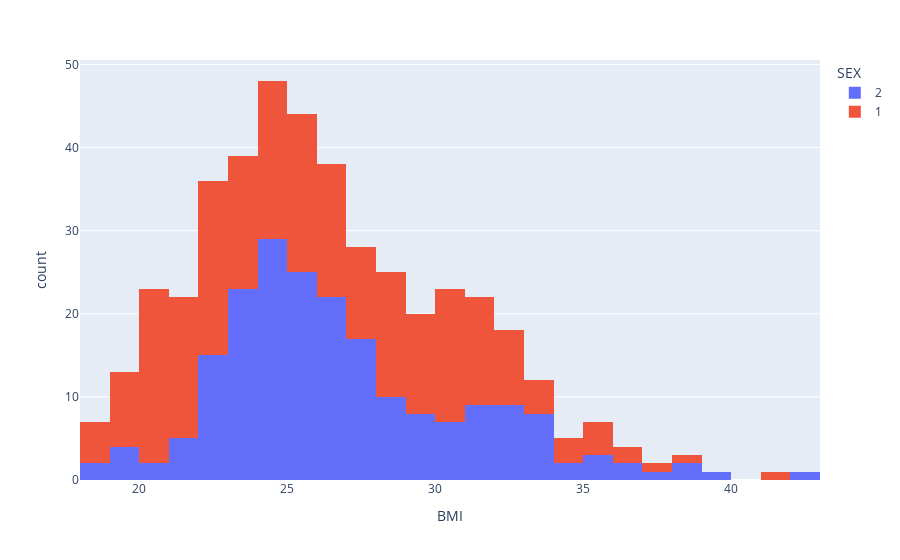

Notebook source saved alongside this figure:
### Markdown cell above
&#9989; **(6 pt):** Create a histogram for BMI distribution and have it seperated by sex. Make sure to include a title.

### Code cell
## put your code here
fig = px.histogram(sas, x="BMI", color = "SEX")
fig.show()

### Figure 1 — Plotly figure (JSON) as saved in the notebook; plotly's stock layout.template omitted (floating-point values rounded to 4 significant figures; data arrays with more than 128 entries replaced by an {"elided": "..."} marker saying what was removed)
{"data": [{"alignmentgroup": "True", "bingroup": "x", "hovertemplate": "SEX=2<br>BMI=%{x}<br>count=%{y}<extra></extra>", "legendgroup": "2", "marker": {"color": "#636efa", "pattern": {"shape": ""}}, "name": "2", "offsetgroup": "2", "orientation": "v", "showlegend": true, "type": "histogram", "x": {"elided": "207 float values"}, "xaxis": "x", "yaxis": "y"}, {"alignmentgroup": "True", "bingroup": "x", "hovertemplate": "SEX=1<br>BMI=%{x}<br>count=%{y}<extra></extra>", "legendgroup": "1", "marker": {"color": "#EF553B", "pattern": {"shape": ""}}, "name": "1", "offsetgroup": "1", "orientation": "v", "showlegend": true, "type": "histogram", "x": {"elided": "235 float values"}, "xaxis": "x", "yaxis": "y"}], "layout": {"barmode": "relative", "legend": {"title": {"text": "SEX"}, "tracegroupgap": 0}, "margin": {"t": 60}, "xaxis": {"anchor": "y", "domain": [0, 1], "title": {"text": "BMI"}}, "yaxis": {"anchor": "x", "domain": [0, 1], "title": {"text": "count"}}}}
